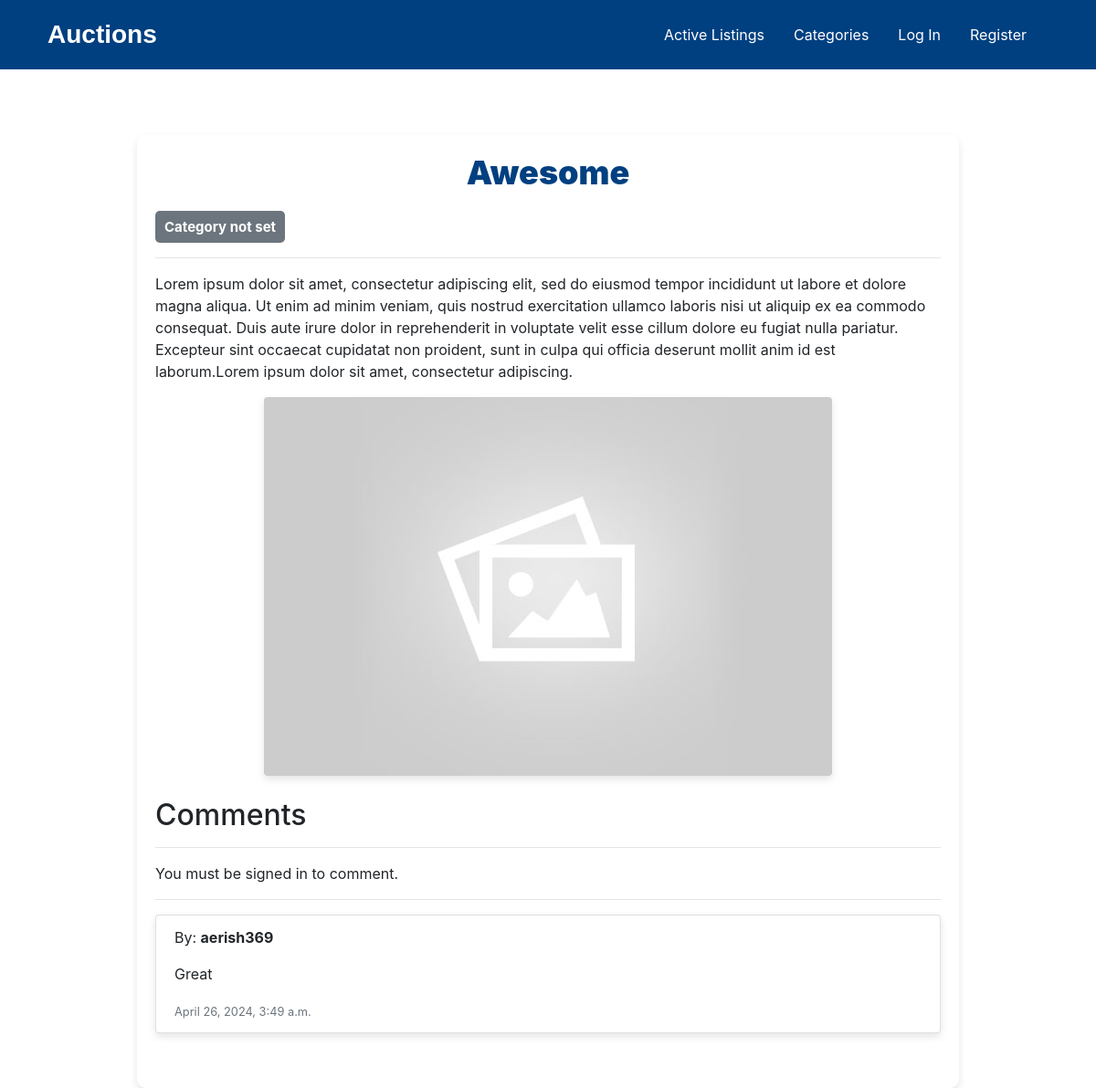
Before: /listing/2/ with the older database file.
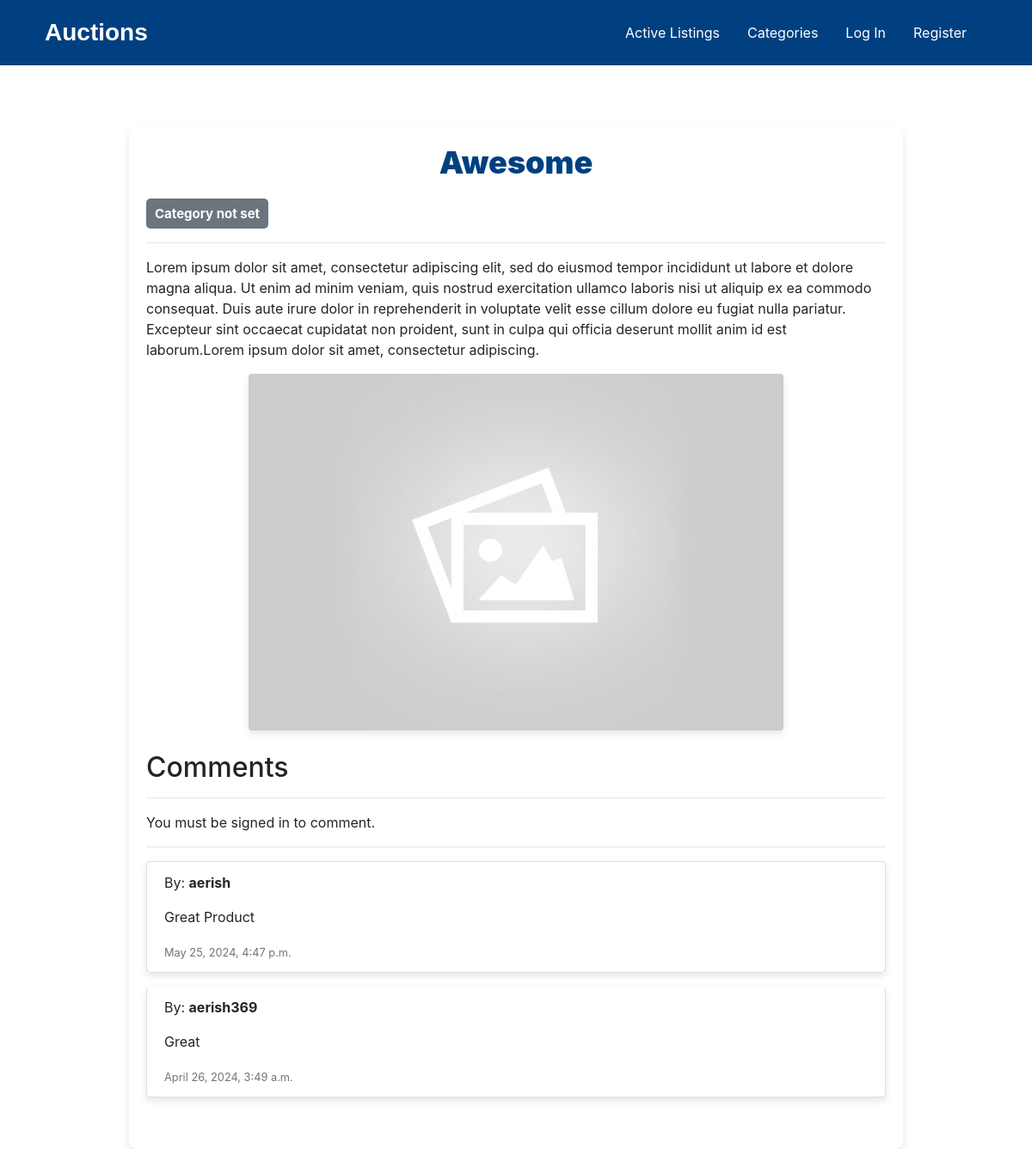
After: the same page with the newer database file.
### auctions/models.py (models this page shows, shortened)
class Comments(models.Model):
        owner = models.ForeignKey(User, on_delete=models.CASCADE, default=None)
        listing = models.ForeignKey(Listings, on_delete=models.CASCADE, default=None)
        body = models.TextField(max_length=400, blank=True, null=True)
        created = models.DateTimeField(auto_now_add=True, null=True)
        class Meta:
            ordering = ['-created']

class User(AbstractUser):
        def __str__(self):
                return f"{self.username}"

### auctions/views.py (the view, shortened to what this page needs)
# urls.py: path('listing/<int:pk>/', views.bidListing, name='listing'),
def bidListing(request, pk):
    listingObj = Listings.objects.get(id=pk)
    comment_form = CommentsForm()
    all_comments = Comments.objects.filter(listing=listingObj)
    context ={
        'listing': listingObj,
        'bid_amount' : request.POST.get('bid_amount'),
        'form': comment_form,
        'comments': all_comments,
    }
    return render(request, 'auctions/listing.html', context)

### auctions/templates/auctions/listing.html (shortened to what this page needs)
{% extends 'auctions/layout.html' %}
{% load static %}
{% block staticfile %}{% static "auctions/active-listings.css" %}{% endblock %}
{% block body %}
<div class="container-box mt-5">
  <h1 class="text-center"><strong>{{ listing.title }}</strong></h1>
  {% if listing.category is None %}
  <span class="badge badge-secondary">Category not set</span>
  {% else %}
  <span class="badge badge-primary">{{ listing.category }}</span>
  {% endif %}
  <hr>
  <p>{{ listing.description }}</p>
  <div class="listingimg text-center mb-4">
    <img src="{{ listing.image.url }}" alt="{{ listing.title }}'s image" class="img-fluid rounded" />
  </div>
  <h2>Comments</h2>
  <hr>
  {% if request.user.is_authenticated %}
    <div class="comment-container mb-4">
      <p>Comment as {{ request.user.username }}</p>
      <form action="{% url 'comment' listing.id %}" method="POST">
        {% csrf_token %}
        <div class="form-group">
          {% for field in form %}
            {{ field }}
          {% endfor %}
          <input class="btn btn-primary mt-2" type="submit" value="Comment" id="comment-submit"/>
        </div>
      </form>
    </div>
  {% else %}
    <p>You must be signed in to comment.</p>
  {% endif %}
  <hr>
  <ul class="list-group mb-4">
    {% for comment in comments %}
      <li class="list-group-item mb-3">
        <p>By: <strong>{{ comment.owner }}</strong></p>
        <p>{{ comment.body }}</p>
        <small class="text-muted">{{ comment.created }}</small>
      </li>
    {% endfor %}
  </ul>
</div>
{% endblock %}

Changed rows visible on the page:
added Comments: owner "aerish", body "Great Product", created "May 25, 2024, 4:47 p.m."
